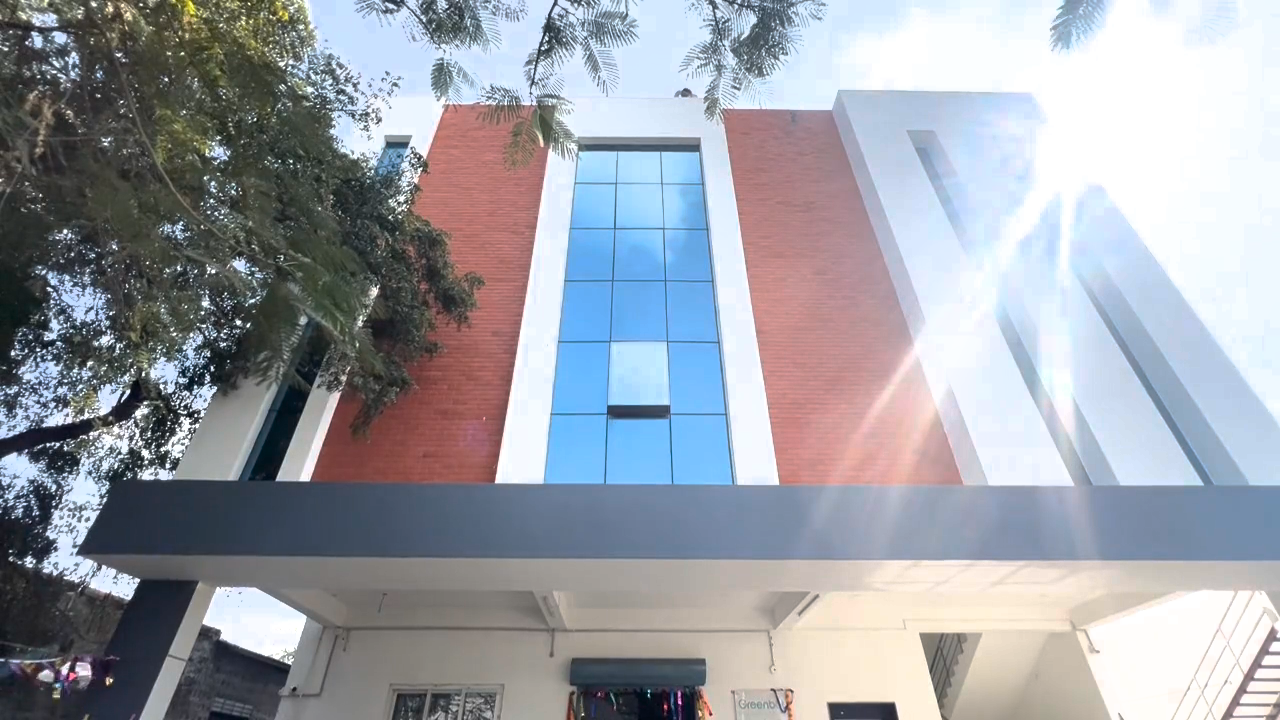
#> input picture frame 33 of office2.mp4, 1280 x 720 px
$ python optical_flow.py
#> lines starting #> are read from the running program, lines starting #| are printed output that depends on the picture; after the words box and inside, x2 and y2 are one past the last pixel; in counts of white or black regions, pixels touching at a corner belong together
import cv2
import numpy as np
from collections import defaultdict

class FallingObjectDetector:
    def __init__(self, video_path):
#> in run, frame is the input picture: shape (720, 1280, 3); mean B, G, R 167.5, 159.6, 156.1
        self.cap = cv2.VideoCapture(video_path)
        self.clahe = cv2.createCLAHE(    #CLAHE- CONTRAST ALTERNATIVE
            clipLimit=2.5,
            tileGridSize=(8, 8)
        )

        # ---------------- FRAME DIFFERENCE ----------------
        self.prev_frame = None
        self.prev_prev_frame = None

        # ---------------- OPTICAL FLOW ----------------
        self.prev_gray = None
        self.prev_points = None

        # ---------------- TRACKING ----------------
        self.tracks = {}                 # track_id -> (cx, cy)
        self.trajectories = defaultdict(list)
        self.next_id = 0

        # ---------------- PARAMETERS ----------------
        self.MIN_AREA = 15
        self.MAX_AREA = 6000
        self.MIN_FALL_DISTANCE = 45
        self.MIN_VELOCITY = 2
        self.MAX_HORIZONTAL_DRIFT = 300
        self.MAX_MATCH_DIST = 60

        self.frame_count = 0

    # ==================================================
    # FRAME DIFFERENCING (MEDIUM + LARGE OBJECTS)
    # ==================================================
    def detect_motion_mask(self, frame):
        gray = cv2.cvtColor(frame, cv2.COLOR_BGR2GRAY)
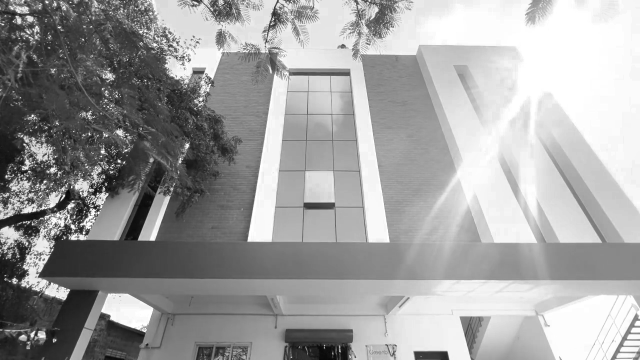
#> gray: shape (720, 1280) (shown at 1/2 size); min 1, max 255, mean 159.4
        gray = self.clahe.apply(gray)
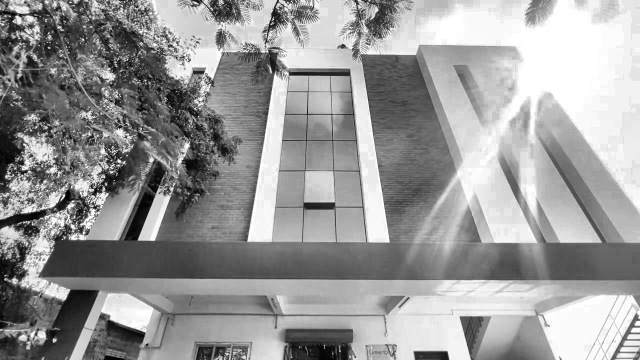
#> gray: shape (720, 1280) (shown at 1/2 size); min 0, max 255, mean 152.8
        gray = cv2.GaussianBlur(gray, (9, 9), 0)

        if self.prev_frame is None or self.prev_prev_frame is None:
            if self.prev_frame is None:
                self.prev_frame = gray
            else:
                self.prev_prev_frame = self.prev_frame
                self.prev_frame = gray
            return None

        diff1 = cv2.absdiff(self.prev_prev_frame, self.prev_frame)
        diff2 = cv2.absdiff(self.prev_frame, gray)
        motion = cv2.bitwise_and(diff1, diff2)

        _, thresh = cv2.threshold(motion, 12, 255, cv2.THRESH_BINARY)

        kernel = cv2.getStructuringElement(cv2.MORPH_ELLIPSE, (3, 3))
        thresh = cv2.dilate(thresh, kernel, iterations=3)

        self.prev_prev_frame = self.prev_frame
        self.prev_frame = gray

        return thresh

    # ==================================================
    # OPTICAL FLOW (SMALL OBJECTS)
    # ==================================================
    def detect_optical_flow(self, frame):
        gray = cv2.cvtColor(frame, cv2.COLOR_BGR2GRAY)
        gray = self.clahe.apply(gray) #selective contrast adjustment

        if self.prev_gray is None:
            self.prev_gray = gray
            self.prev_points = cv2.goodFeaturesToTrack(
                gray, maxCorners=300, qualityLevel=0.01,
                minDistance=5, blockSize=7
            )
#> self.prev_points = 300 rows, first 8: [282, 257], [180, 409], [231, 331], [543, 47], [207, 354], [221, 298], [222, 304], [197, 414]
            return []

        if self.prev_points is None or len(self.prev_points) < 20:
            self.prev_points = cv2.goodFeaturesToTrack(
                gray, maxCorners=300, qualityLevel=0.01,
                minDistance=5, blockSize=7
            )
            self.prev_gray = gray
            return []

        next_pts, status, _ = cv2.calcOpticalFlowPyrLK(
            self.prev_gray, gray, self.prev_points, None,
            winSize=(21, 21), maxLevel=3,
            criteria=(cv2.TERM_CRITERIA_EPS | cv2.TERM_CRITERIA_COUNT, 30, 0.01)
        ) # type: ignore

        detections = []
        new_points = []

        for i, (new, old) in enumerate(zip(next_pts, self.prev_points)):
            if status[i] == 0:
                continue

            x_new, y_new = new.ravel()
            x_old, y_old = old.ravel()

            dy = y_new - y_old
            dx = abs(x_new - x_old)

            if dy > 2 and dx < 20:
                detections.append((int(x_new), int(y_new)))
                new_points.append([[x_new, y_new]])

        self.prev_gray = gray
        self.prev_points = np.array(new_points, dtype=np.float32) if new_points else None

        return detections

    # ==================================================
    # FALL LOGIC
    # ==================================================
    # [42 lines left out: function is_falling, not called in this run]


    # ==================================================
    # FRAME PROCESSING
    # ==================================================
    def process_frame(self, frame):
        self.frame_count += 1
        display = frame.copy()

        detections = []

        # ---- LARGE OBJECTS ----
        mask = self.detect_motion_mask(frame)
        if mask is not None:
            contours, _ = cv2.findContours(mask, cv2.RETR_EXTERNAL, cv2.CHAIN_APPROX_SIMPLE)
            for c in contours:
                area = cv2.contourArea(c)
                if self.MIN_AREA < area < self.MAX_AREA:
                    x, y, w, h = cv2.boundingRect(c)
                    cx, cy = x + w // 2, y + h // 2
                    detections.append((cx, cy))
                    cv2.rectangle(display, (x, y), (x + w, y + h), (0, 255, 255), 2)

        # ---- SMALL OBJECTS ----
        detections.extend(self.detect_optical_flow(frame))

        # ---- TRACKING (CRITICAL FIX) ----
        new_tracks = {}
        used = set()

        for tid, (px, py) in self.tracks.items():
            best_i = None
            best_dist = float("inf")

            for i, (cx, cy) in enumerate(detections):
                if i in used:
                    continue
                if cy < py - 10:
                    continue

                dist = np.hypot(cx - px, cy - py)
                if dist < best_dist and dist < self.MAX_MATCH_DIST:
                    best_dist = dist
                    best_i = i

            if best_i is not None:
                cx, cy = detections[best_i]
                new_tracks[tid] = (cx, cy)
                self.trajectories[tid].append((cx, cy))
                used.add(best_i)
#> after the loop, new_tracks = 0 items; used = 0 items

        for i, (cx, cy) in enumerate(detections):
            if i not in used:
                new_tracks[self.next_id] = (cx, cy)
                self.trajectories[self.next_id].append((cx, cy))
                self.next_id += 1
#> this loop made 0 passes
#> after the loop, self.next_id = 0

        self.tracks = new_tracks
#> self.tracks = 0 items

        # ---- DRAW TRAJECTORIES ----
        fall_count = 0
        for tid, traj in self.trajectories.items():
            if len(traj) < 2:
                continue

            falling = self.is_falling(traj)
            color = (0, 0, 255) if falling else (150, 150, 150)
            thickness = 3 if falling else 1

            for i in range(1, len(traj)):
                cv2.line(display, traj[i - 1], traj[i], color, thickness)

            if falling:
                fall_count += 1
                x, y = traj[-1]
                cv2.putText(display, f"FALL #{tid}", (x + 5, y),
                            cv2.FONT_HERSHEY_SIMPLEX, 0.6, (0, 0, 255), 2)
#> after the loop, fall_count = 0

        cv2.putText(display,
                    f"Frame: {self.frame_count} | Falling objects: {fall_count}",
                    (10, 30), cv2.FONT_HERSHEY_SIMPLEX, 0.8,
                    (255, 255, 255), 2)
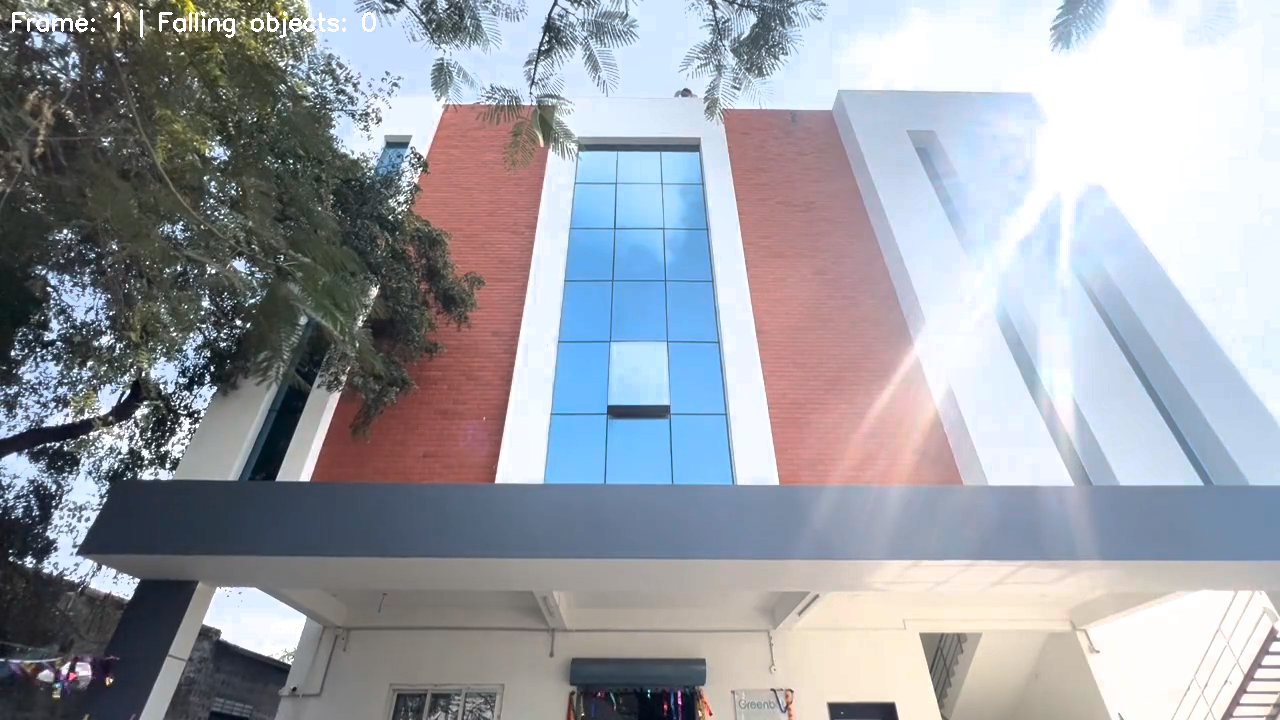
#> display: shape (720, 1280, 3); 0.24% of pixels changed, all inside (x1, y1, x2, y2) = (12, 9, 376, 38)

        return display, mask

    # ==================================================
    # RUN
    # ==================================================
    def run(self):
        while self.cap.isOpened():
            ret, frame = self.cap.read()
            if not ret:
                break

            display, mask = self.process_frame(frame)

            cv2.imshow("Falling Object Detection", display)
            if mask is not None:
                cv2.imshow("Motion Mask", mask)

            if cv2.waitKey(30) & 0xFF == ord('q'):
#> (key q is pressed here)
                break

        self.cap.release()
        cv2.destroyAllWindows()


# =========================
# USAGE
# =========================
if __name__ == "__main__":
    VIDEO_PATH = "videos/office2.mp4"   # change path
    detector = FallingObjectDetector(VIDEO_PATH)
    detector.run()

$ run again, starting later in the video
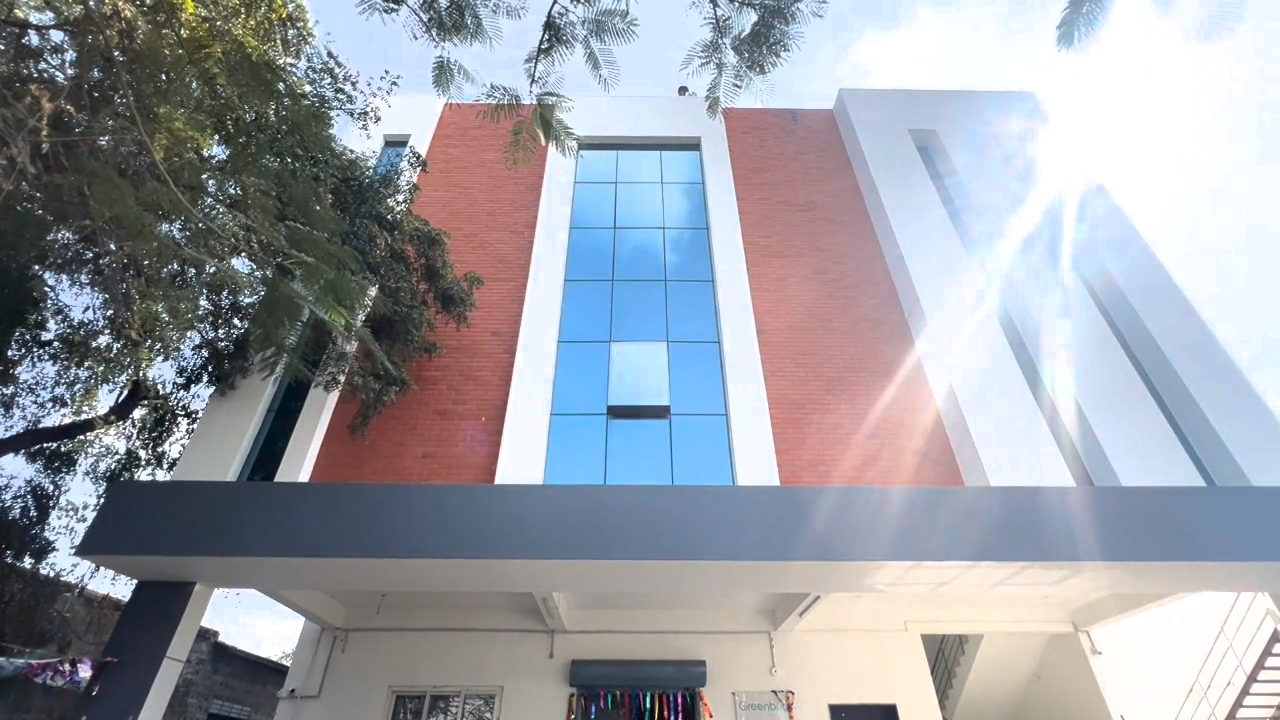
#> input picture frame 152 of office2.mp4, 1280 x 720 px
#> in run, frame is the input picture: shape (720, 1280, 3); mean B, G, R 167.6, 159.7, 156.3
#> in detect_motion_mask, `gray = self.clahe.apply(gray)`:
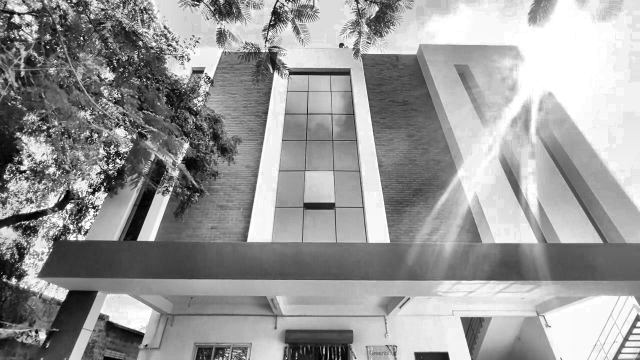
#> gray: shape (720, 1280) (shown at 1/2 size); min 0, max 255, mean 153.1
#> self.prev_points = 300 rows, first 8: [205, 355], [240, 317], [413, 156], [236, 190], [227, 312], [195, 414], [541, 45], [231, 330]
#> after the loop in process_frame, `for tid, (px, py) in self.tracks.items():`: new_tracks = 0 items
#> after the loop in process_frame, `for i, (cx, cy) in enumerate(detections):`: self.next_id = 0
#> self.tracks = 0 items
#> after the loop in process_frame, `for tid, traj in self.trajectories.items():`: fall_count = 0
#> in process_frame, `cv2.putText(display, f"Frame: {self.frame_count} | Falling objects: {f..`:
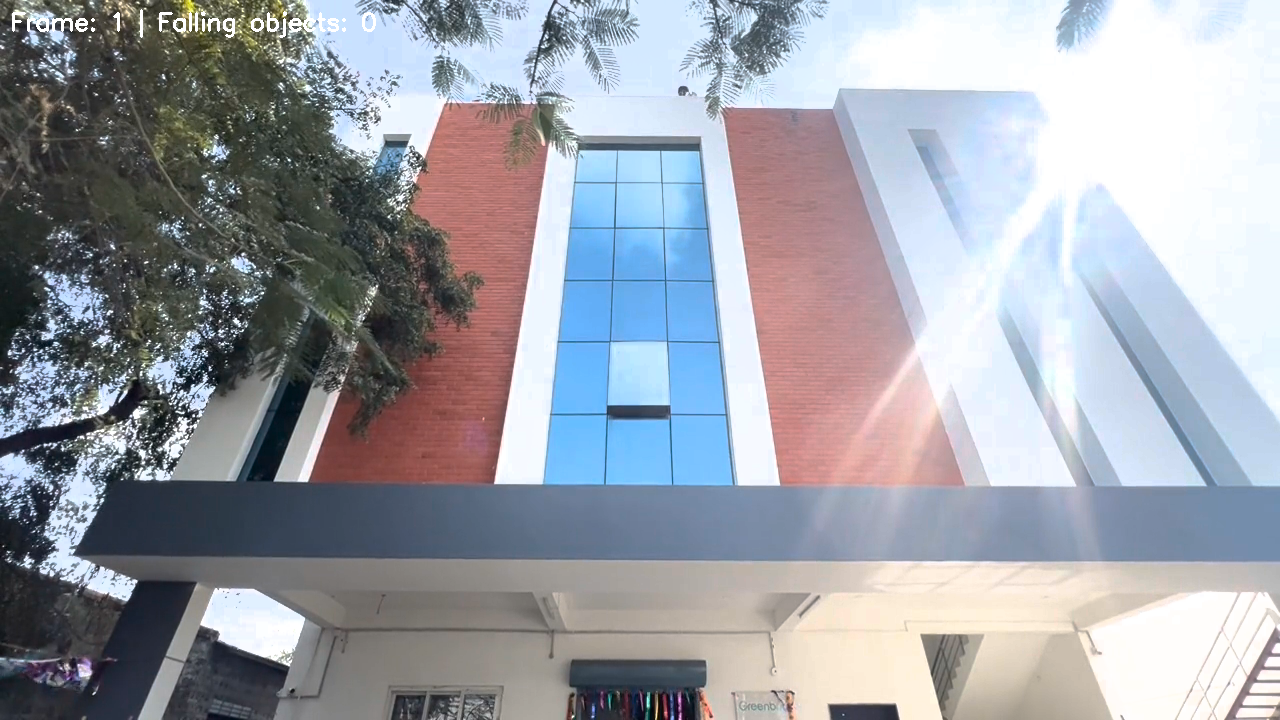
#> display: shape (720, 1280, 3); 0.24% of pixels changed, all inside (x1, y1, x2, y2) = (12, 9, 376, 38)

$ run again, starting later in the video
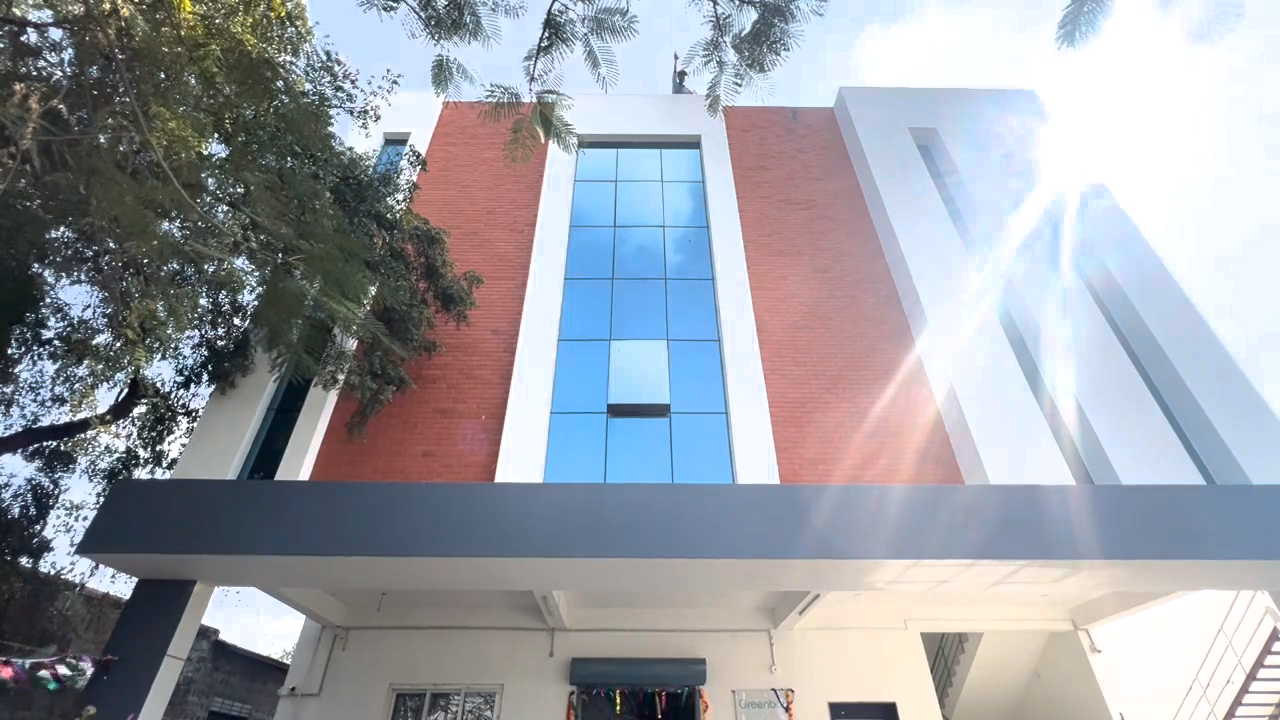
#> input picture frame 271 of office2.mp4, 1280 x 720 px
#> in run, frame is the input picture: shape (720, 1280, 3); mean B, G, R 167.4, 159.7, 156.3
#> in detect_motion_mask, `gray = self.clahe.apply(gray)`:
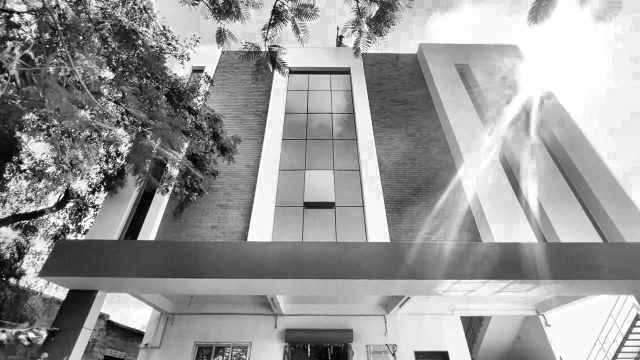
#> gray: shape (720, 1280) (shown at 1/2 size); min 0, max 255, mean 153.5
#> self.prev_points = 300 rows, first 8: [203, 335], [399, 202], [219, 136], [164, 466], [543, 43], [213, 298], [220, 329], [202, 357]
#> after the loop in process_frame, `for tid, (px, py) in self.tracks.items():`: new_tracks = 0 items
#> after the loop in process_frame, `for i, (cx, cy) in enumerate(detections):`: self.next_id = 0
#> self.tracks = 0 items
#> after the loop in process_frame, `for tid, traj in self.trajectories.items():`: fall_count = 0
#> in process_frame, `cv2.putText(display, f"Frame: {self.frame_count} | Falling objects: {f..`:
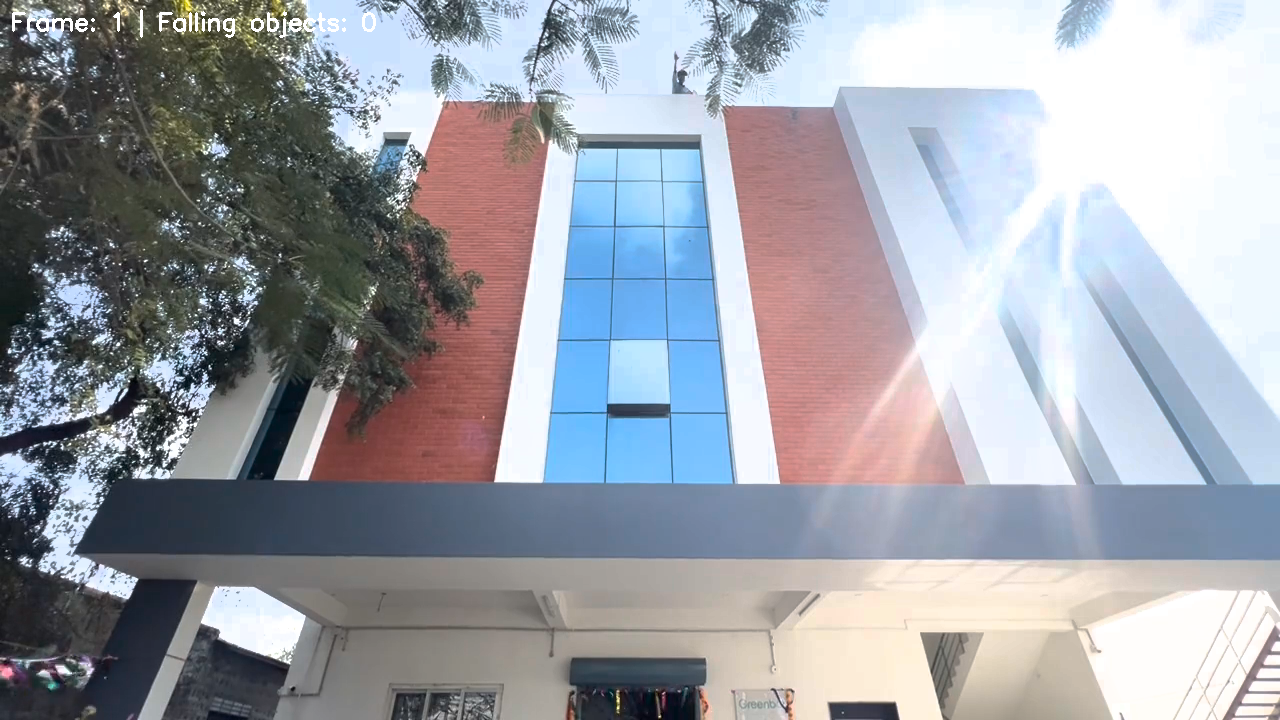
#> display: shape (720, 1280, 3); 0.24% of pixels changed, all inside (x1, y1, x2, y2) = (12, 9, 376, 38)
